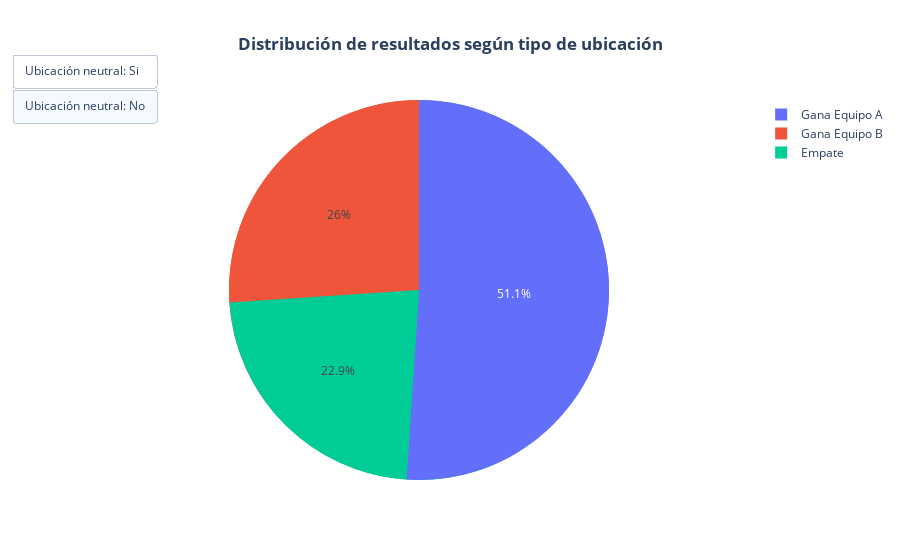

Write notebook code for a chart like this one.
### Code cell
import pandas as pd
import plotly.express as px
import plotly.graph_objects as go


fig1 = px.pie(ganadas_local, values=True, names=ganadas_local.index, title='Ubicación neutral: Si')
fig2 = px.pie(ganadas_local, values=False, names=ganadas_local.index, title='Ubicación neutral: No')

fig = go.Figure()

# Agregar las pestañas y gráficos correspondientes

#fig.add_trace(go.Scatter(visible=False))
fig.add_trace(fig1.data[0])
fig.add_trace(fig2.data[0])

# Configurar botones de pestañas
button_layer_1_height = 1.12
fig.update_layout(
    title={'text': '<b>Distribución de resultados según tipo de ubicación</b>', 'x': 0.5, 'xanchor': 'center'},
    updatemenus=[
        dict(
            type="buttons",
            direction="down",
            x=0.1,
            y=button_layer_1_height,
            buttons=list([
                dict(label="Ubicación neutral: Si",
                     method="update",
                     args=[{"visible": [True, False]},
                           {"title": "Ubicación neutral: Si"}]),
                dict(label="Ubicación neutral: No",
                     method="update",
                     args=[{"visible": [False, True]},
                           {"title": "Ubicación neutral: No"}]),
            ]),
            active=1,
        )
    ])

# Mostrar la figura
fig.show()
graph_json = fig.to_json()
#print(graph_json)

### Figure 1 — Plotly figure (JSON) as saved in the notebook; plotly's stock layout.template omitted (floating-point values rounded to 4 significant figures)
{"data": [{"domain": {"x": [0, 1], "y": [0, 1]}, "hovertemplate": "ganador=%{label}<br>True=%{value}<extra></extra>", "labels": ["Empate", "Gana Equipo A", "Gana Equipo B"], "legendgroup": "", "name": "", "showlegend": true, "type": "pie", "values": [1279, 2599, 2096]}, {"domain": {"x": [0, 1], "y": [0, 1]}, "hovertemplate": "ganador=%{label}<br>False=%{value}<extra></extra>", "labels": ["Empate", "Gana Equipo A", "Gana Equipo B"], "legendgroup": "", "name": "", "showlegend": true, "type": "pie", "values": [4110, 9162, 4675]}], "layout": {"title": {"text": "<b>Distribución de resultados según tipo de ubicación</b>", "x": 0.5, "xanchor": "center"}, "updatemenus": [{"active": 1, "buttons": [{"args": [{"visible": [true, false]}, {"title": "Ubicación neutral: Si"}], "label": "Ubicación neutral: Si", "method": "update"}, {"args": [{"visible": [false, true]}, {"title": "Ubicación neutral: No"}], "label": "Ubicación neutral: No", "method": "update"}], "direction": "down", "type": "buttons", "x": 0.1, "y": 1.12}]}}
